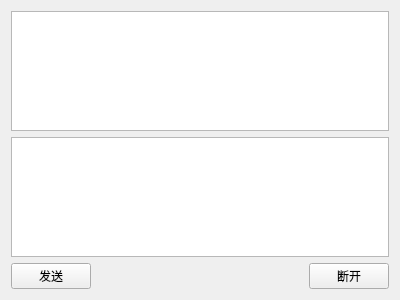
<?xml version="1.0" encoding="UTF-8"?>
<ui version="4.0">
 <class>ServerWidget</class>
 <widget class="QWidget" name="ServerWidget">
  <property name="geometry">
   <rect>
    <x>0</x>
    <y>0</y>
    <width>400</width>
    <height>300</height>
   </rect>
  </property>
  <property name="windowTitle">
   <string>ServerWidget</string>
  </property>
  <layout class="QGridLayout" name="gridLayout">
   <item row="0" column="0" colspan="3">
    <widget class="QTextEdit" name="textEditread">
     <property name="readOnly">
      <bool>true</bool>
     </property>
    </widget>
   </item>
   <item row="1" column="0" colspan="3">
    <widget class="QTextEdit" name="textEditwrite"/>
   </item>
   <item row="2" column="0">
    <widget class="QPushButton" name="btn_send">
     <property name="text">
      <string>发送</string>
     </property>
    </widget>
   </item>
   <item row="2" column="1">
    <spacer name="horizontalSpacer">
     <property name="orientation">
      <enum>Qt::Horizontal</enum>
     </property>
     <property name="sizeHint" stdset="0">
      <size>
       <width>207</width>
       <height>20</height>
      </size>
     </property>
    </spacer>
   </item>
   <item row="2" column="2">
    <widget class="QPushButton" name="btn_close">
     <property name="text">
      <string>断开</string>
     </property>
    </widget>
   </item>
  </layout>
 </widget>
 <layoutdefault spacing="6" margin="11"/>
 <resources/>
 <connections/>
</ui>
